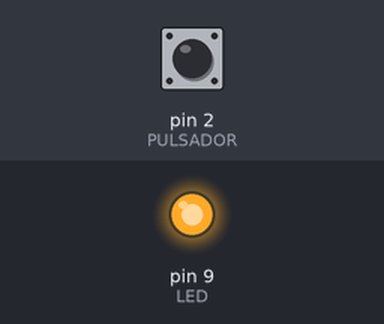
A sketch run on a simulated Arduino Uno, built with avr-gcc and run on an emulated ATmega328P. Parts: output pins drawn as LEDs (lit = HIGH). The test bench sets the inputs (shaded band); at power-on: pin 2 (PULSADOR) HIGH. Storage starts empty; no radio packets arrive unless stated.

Above: at 0.1 s.
At 1.1 s:
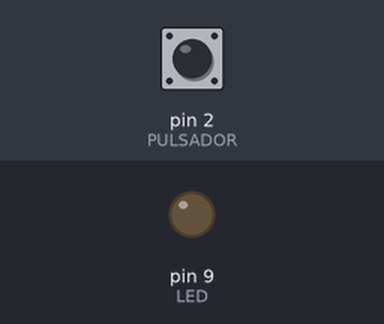
Timing chart, 0 to 2.6 s (numbered marks = the images above):
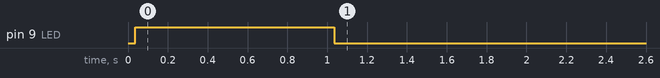

The sketch:

nrf24_rx_AMENAN1D_SDFAT.ino
```cpp
#include <SPI.h>
#include "RF24.h"
#include "SdFat.h"

// SD chip select pin
const uint8_t chipSelect = 10;

// file system
SdFat sd;

// test file
SdFile file;

#define LED             9
#define PULSADOR        2

/****************** User Config ***************************/
/***      Set this radio as radio number 0 or 1         ***/
bool radioNumber = 1;

/* Hardware configuration: Set up nRF24L01 radio on SPI bus plus pins 7 & 8 */
RF24 radio(A1,A2);
/**********************************************************/
                                                                           // Topology
byte addresses[][6] = {"1Node","2Node"};              // Radio pipe addresses for the 2 nodes to communicate.

// Role management: Set up role.  This sketch uses the same software for all the nodes
// in this system.  Doing so greatly simplifies testing.
typedef enum { role_ping_out = 1, role_pong_back } role_e;                 // The various roles supported by this sketch
const char* role_friendly_name[] = { "invalid", "Ping out", "Pong back"};  // The debug-friendly names of those roles
role_e role = role_pong_back;                                              // The role of the current running sketch

byte counter = 1;                                                          // A single byte to keep track of the data being sent back and forth

char data[32];
char str[] = "tramas.txt";
int val;

void setup(){

  pinMode(PULSADOR,INPUT_PULLUP );
  pinMode(LED,OUTPUT);

  // Initialize at the highest speed supported by the board that is
  // not over 50 MHz. Try a lower speed if SPI errors occur.
  if (!sd.begin(chipSelect, SD_SCK_MHZ(50))) {
    Serial.print(F("ERROR DE SD"));
  }


  // Setup and configure radio

  radio.begin();

  //radio.enableAckPayload();                     // Allow optional ack payloads
  //radio.enableDynamicPayloads();                // Ack payloads are dynamic payloads

  if(radioNumber){
    radio.openWritingPipe(addresses[1]);        // Both radios listen on the same pipes by default, but opposite addresses
    radio.openReadingPipe(1,addresses[0]);      // Open a reading pipe on address 0, pipe 1
  }else{
    radio.openWritingPipe(addresses[0]);
    radio.openReadingPipe(1,addresses[1]);
  }
  radio.writeAckPayload(1,&counter,1);          // Pre-load an ack-paylod into the FIFO buffer for pipe 1
  radio.startListening();                       // Start listening
  //radio.printDetails();

    if (!file.open(str, O_CREAT | O_TRUNC | O_RDWR)) {
      Serial.print(F("ERROR DE ARCHIVO"));
    }
    file.close();

    digitalWrite(LED,HIGH);
    delay(1000);    //1 seg
    digitalWrite(LED,LOW);

  //radio.stopListening();
}

boolean bandera = false;

void loop(void) {

   byte gotByte;

   val = digitalRead(PULSADOR);
   if (val==LOW){
      radio.stopListening();
      delay(200);
      digitalWrite(LED,HIGH);
      //enviar comando via Nordic
      data[0] = '1';
      data[1] = '2';
      data[2] = '3';
      if (radio.write(&data,32) ){                         // Send the counter variable to the other radio
           //if(!radio.available()){                             // If nothing in the buffer, we got an ack but it is blank
      }else{
          //while(radio.available() ){                      // If an ack with payload was received
              //radio.read( &gotByte, 1 );                  // Read it, and display the response time
        //}
      }
     digitalWrite(LED,LOW);
     bandera = true;
     radio.startListening();
     delay(100);
   }

  //if (bandera == true){
     //bandera = false;
    byte pipeNo;                          // Declare variables for the pipe and the byte received
    //radio.startListening();
    while( radio.available()){              // Read all available payloads
      //digitalWrite(LED,HIGH);
      radio.read( &data, 32 );
      if (!file.open(str, O_RDWR | O_CREAT | O_AT_END)) {
         //Serial.print(F("ERROR DE ARCHIVO"));
        }
      file.print(data);
      file.close();
    }
   //digitalWrite(LED,LOW);
  //}
}
```
